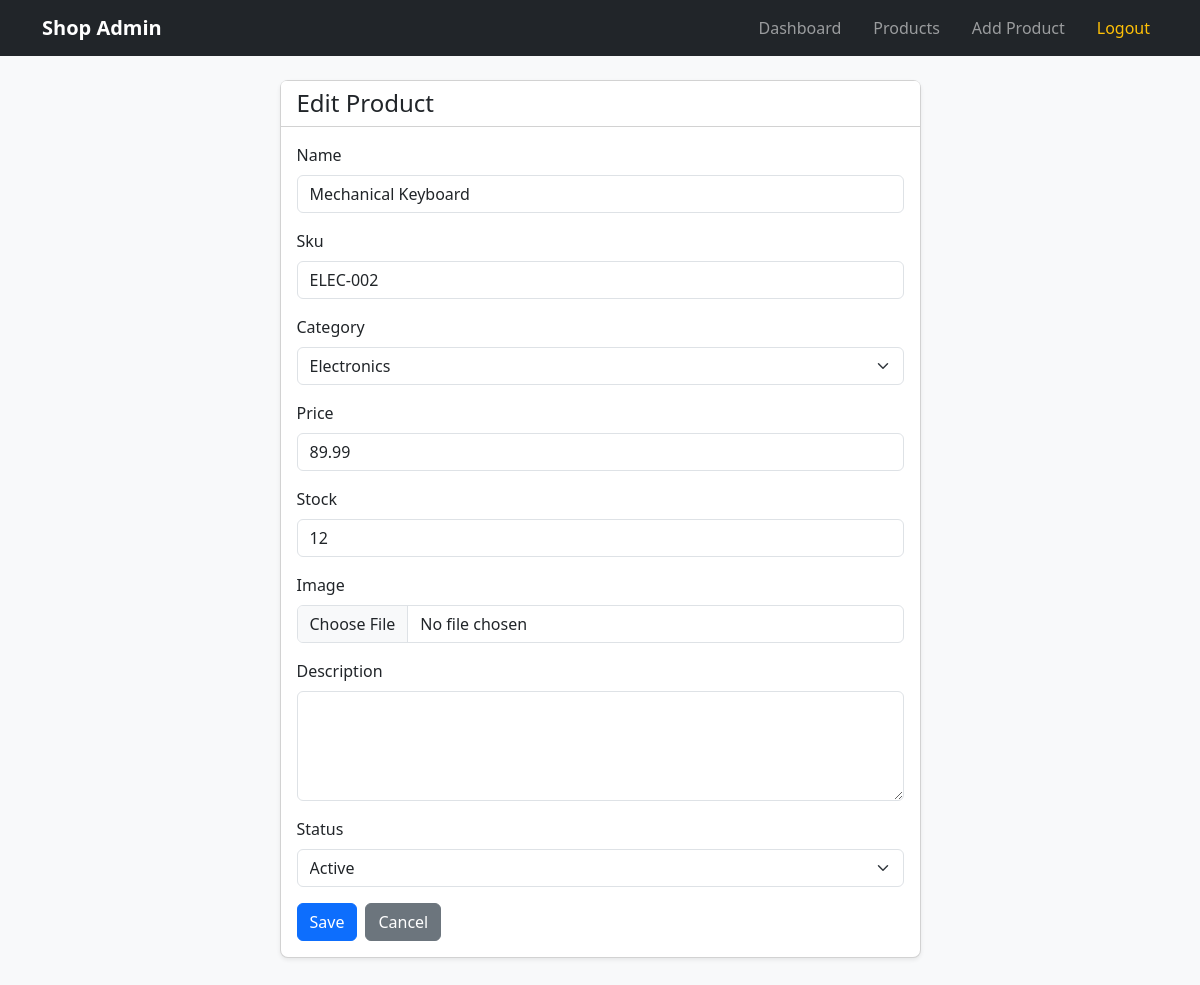
The app's page /products/2/edit/ (signed in) with its own data.
### products/models.py (models this page shows, shortened)
class Product(models.Model):
    STATUS_ACTIVE = 'active'
    STATUS_INACTIVE = 'inactive'
    STATUS_CHOICES = [
        (STATUS_ACTIVE, 'Active'),
        (STATUS_INACTIVE, 'Inactive'),
    ]
    LOW_STOCK_THRESHOLD = 5
    name = models.CharField(max_length=200)
    sku = models.CharField(max_length=50, unique=True)
    category = models.ForeignKey(
        Category,
        on_delete=models.PROTECT,
        related_name='products',
    )
    price = models.DecimalField(max_digits=10, decimal_places=2)
    stock = models.PositiveIntegerField(default=0)
    image = models.ImageField(upload_to='products/', blank=True, null=True)
    description = models.TextField(blank=True)
    status = models.CharField(
        max_length=10,
        choices=STATUS_CHOICES,
        default=STATUS_ACTIVE,
    )
    created_at = models.DateTimeField(auto_now_add=True)
    updated_at = models.DateTimeField(auto_now=True)
    class Meta:
        ordering = ['-created_at']

### products/views.py (the view)
# urls.py: path('products/<int:pk>/edit/', views.product_update, name='product_update'),
@login_required
def product_update(request, pk):
    product = get_object_or_404(Product, pk=pk)
    if request.method == 'POST':
        form = ProductForm(request.POST, request.FILES, instance=product)
        if form.is_valid():
            form.save()
            messages.success(request, 'Product updated successfully.')
            return redirect('product_list')
        messages.error(request, 'Please fix the errors below.')
    else:
        form = ProductForm(instance=product)
    return render(request, 'products/product_form.html', {'form': form, 'title': 'Edit Product'})

### products/forms.py (shortened to what this page needs)
class ProductForm(forms.ModelForm):
    class Meta:
        model = Product
        fields = [
            'name', 'sku', 'category', 'price', 'stock',
            'image', 'description', 'status',
        ]
        widgets = {
            'name': forms.TextInput(attrs={'class': 'form-control', 'placeholder': 'e.g. T-Shirt'}),
            'sku': forms.TextInput(attrs={'class': 'form-control', 'placeholder': 'e.g. TSH-001'}),
            'category': forms.Select(attrs={'class': 'form-select'}),
            'price': forms.NumberInput(attrs={'class': 'form-control', 'min': '0.01', 'step': '0.01'}),
            'stock': forms.NumberInput(attrs={'class': 'form-control', 'min': '0'}),
            'image': forms.ClearableFileInput(attrs={'class': 'form-control'}),
            'description': forms.Textarea(attrs={'class': 'form-control', 'rows': 4}),
            'status': forms.Select(attrs={'class': 'form-select'}),
        }
    def __init__(self, *args, **kwargs):
        super().__init__(*args, **kwargs)
        for field_name in ('name', 'sku', 'price', 'stock', 'category'):
            self.fields[field_name].required = True

### products/models.py (called while the page is built)
    def __str__(self):
        return self.name

### products/templates/products/product_form.html (shortened to what this page needs)
{% extends 'base.html' %}
{% block content %}
<div class="row justify-content-center">
  <div class="col-md-7">
    <div class="card shadow-sm">
      <div class="card-header bg-white"><h4 class="mb-0">{{ title }}</h4></div>
      <div class="card-body">
        <form method="post" enctype="multipart/form-data" novalidate>
          {% for field in form %}
            <div class="mb-3">
              <label class="form-label" for="{{ field.id_for_label }}">{{ field.label }}</label>
              {{ field }}
            </div>
          {% endfor %}
          <div class="d-flex gap-2">
            <button type="submit" class="btn btn-primary">Save</button>
            <a href="{% url 'product_list' %}" class="btn btn-secondary">Cancel</a>
          </div>
        </form>
      </div>
    </div>
  </div>
</div>
{% endblock %}

### static/css/style.css (style rules this page uses)
body { font-family: 'Segoe UI', sans-serif; }
.card { border-radius: 0.5rem; }

### records on screen
Product: form "Mechanical Keyboard" "ELEC-002" "Electronics" "89.99" "12" "Active"

### other values on screen
{{ title }} "Edit Product"
{{ field.label }} "Name" "Sku" "Category" "Price" "Stock" "Image" "Description" "Status"
